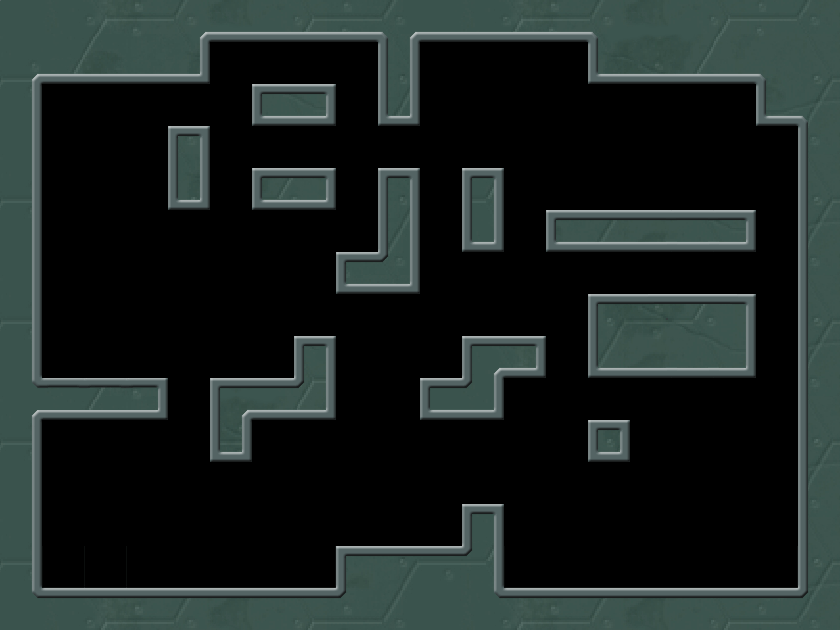

The image is a tile-based game level rendered from a .tmx file. Its description and source (layers, tilesets, objects; grid data summarised) follow:
An orthogonal 20x15 tile map with 42x42 px tiles, 1 tile layer (map) and 42 objects (16x pt, 14x nl, 4x fnl, 2x dec_oneBox, na, ...).

<map version="1.0" orientation="orthogonal" width="20" height="15" tilewidth="42" tileheight="42">
 <tileset firstgid="1" name="level15" tilewidth="42" tileheight="42">
  <image source="level15.png" width="840" height="630" />
  <tile id="61">
   <properties>
    <property name="tag" value="1" />
   </properties>
  </tile>
 </tileset>
 <layer name="map" width="20" height="15">
  <data>[300 cells, 300 non-empty, 140 distinct tile ids]</data>
 </layer>
 <objectgroup name="data" width="20" height="15">
  <object name="na" x="336" y="504" width="42" height="42" />
  <object name="nag" x="462" y="462" width="42" height="42" />
  <object name="bhp" x="210" y="336" width="42" height="42">
   <properties>
    <property name="addper" value="5" />
    <property name="hp" value="100" />
    <property name="kill" value="20" />
   </properties>
  </object>
  <object name="nl" x="42" y="546" width="42" height="42">
   <properties>
    <property name="diy" value="1" />
   </properties>
  </object>
  <object name="nl" x="84" y="546" width="42" height="42">
   <properties>
    <property name="diy" value="1" />
   </properties>
  </object>
  <object name="nl" x="126" y="546" width="42" height="42">
   <properties>
    <property name="diy" value="1" />
   </properties>
  </object>
  <object name="nl" x="168" y="546" width="42" height="42">
   <properties>
    <property name="diy" value="1" />
   </properties>
  </object>
  <object name="nl" x="210" y="546" width="42" height="42">
   <properties>
    <property name="diy" value="1" />
   </properties>
  </object>
  <object name="nl" x="588" y="546" width="42" height="42">
   <properties>
    <property name="diy" value="1" />
   </properties>
  </object>
  <object name="nl" x="546" y="546" width="42" height="42">
   <properties>
    <property name="diy" value="1" />
   </properties>
  </object>
  <object name="nl" x="630" y="546" width="42" height="42">
   <properties>
    <property name="diy" value="1" />
   </properties>
  </object>
  <object name="nl" x="672" y="546" width="42" height="42">
   <properties>
    <property name="diy" value="1" />
   </properties>
  </object>
  <object name="nl" x="504" y="546" width="42" height="42">
   <properties>
    <property name="diy" value="1" />
   </properties>
  </object>
  <object name="fnl" x="168" y="252" width="42" height="42">
   <properties>
    <property name="diy" value="1" />
   </properties>
  </object>
  <object name="emy_niao" x="42" y="420" width="42" height="42">
   <properties>
    <property name="flipX" value="1" />
    <property name="fly" value="1" />
    <property name="max" value="12" />
    <property name="min" value="10" />
    <property name="speed" value="1" />
   </properties>
  </object>
  <object name="emy_lang" x="672" y="252" width="42" height="42" />
  <object name="pt" x="42" y="336" width="42" height="42">
   <properties>
    <property name="dir" value="4" />
   </properties>
  </object>
  <object name="pt" x="42" y="84" width="42" height="42">
   <properties>
    <property name="dir" value="4" />
   </properties>
  </object>
  <object name="pt" x="210" y="42" width="42" height="42">
   <properties>
    <property name="dir" value="4" />
   </properties>
  </object>
  <object name="pt" x="336" y="42" width="42" height="42">
   <properties>
    <property name="dir" value="2" />
   </properties>
  </object>
  <object name="pt" x="336" y="210" width="42" height="42">
   <properties>
    <property name="dir" value="3" />
   </properties>
  </object>
  <object name="pt" x="378" y="336" width="42" height="42">
   <properties>
    <property name="dir" value="2" />
   </properties>
  </object>
  <object name="pt" x="504" y="378" width="42" height="42">
   <properties>
    <property name="dir" value="2" />
   </properties>
  </object>
  <object name="pt" x="546" y="462" width="42" height="42">
   <properties>
    <property name="dir" value="2" />
   </properties>
  </object>
  <object name="pt" x="462" y="84" width="42" height="42">
   <properties>
    <property name="dir" value="2" />
   </properties>
  </object>
  <object name="pt" x="504" y="168" width="42" height="42">
   <properties>
    <property name="dir" value="4" />
   </properties>
  </object>
  <object name="pt" x="546" y="252" width="42" height="42">
   <properties>
    <property name="dir" value="4" />
   </properties>
  </object>
  <object name="pt" x="504" y="294" width="42" height="42">
   <properties>
    <property name="dir" value="1" />
   </properties>
  </object>
  <object name="pt" x="546" y="126" width="42" height="42">
   <properties>
    <property name="dir" value="1" />
   </properties>
  </object>
  <object name="pt" x="714" y="84" width="42" height="42">
   <properties>
    <property name="dir" value="3" />
   </properties>
  </object>
  <object name="pt" x="714" y="168" width="42" height="42">
   <properties>
    <property name="dir" value="1" />
   </properties>
  </object>
  <object name="pt" x="756" y="420" width="42" height="42">
   <properties>
    <property name="dir" value="3" />
   </properties>
  </object>
  <object name="fnl" x="210" y="252" width="42" height="42">
   <properties>
    <property name="diy" value="1" />
   </properties>
  </object>
  <object name="nl" x="294" y="546" width="42" height="42">
   <properties>
    <property name="diy" value="1" />
   </properties>
  </object>
  <object name="nl" x="252" y="546" width="42" height="42">
   <properties>
    <property name="diy" value="1" />
   </properties>
  </object>
  <object name="nl" x="756" y="546" width="42" height="42">
   <properties>
    <property name="diy" value="1" />
   </properties>
  </object>
  <object name="nl" x="714" y="546" width="42" height="42">
   <properties>
    <property name="diy" value="1" />
   </properties>
  </object>
  <object name="dec_tong" x="630" y="168" width="42" height="42" />
  <object name="dec_oneBox" x="252" y="42" width="42" height="42">
   <properties>
    <property name="any" value="0" />
    <property name="flipX" value="1" />
   </properties>
  </object>
  <object name="dec_oneBox" x="294" y="126" width="42" height="42">
   <properties>
    <property name="any" value="0" />
   </properties>
  </object>
  <object name="fnl" x="210" y="294" width="42" height="42">
   <properties>
    <property name="diy" value="1" />
   </properties>
  </object>
  <object name="fnl" x="168" y="294" width="42" height="42">
   <properties>
    <property name="diy" value="1" />
   </properties>
  </object>
 </objectgroup>
</map>
